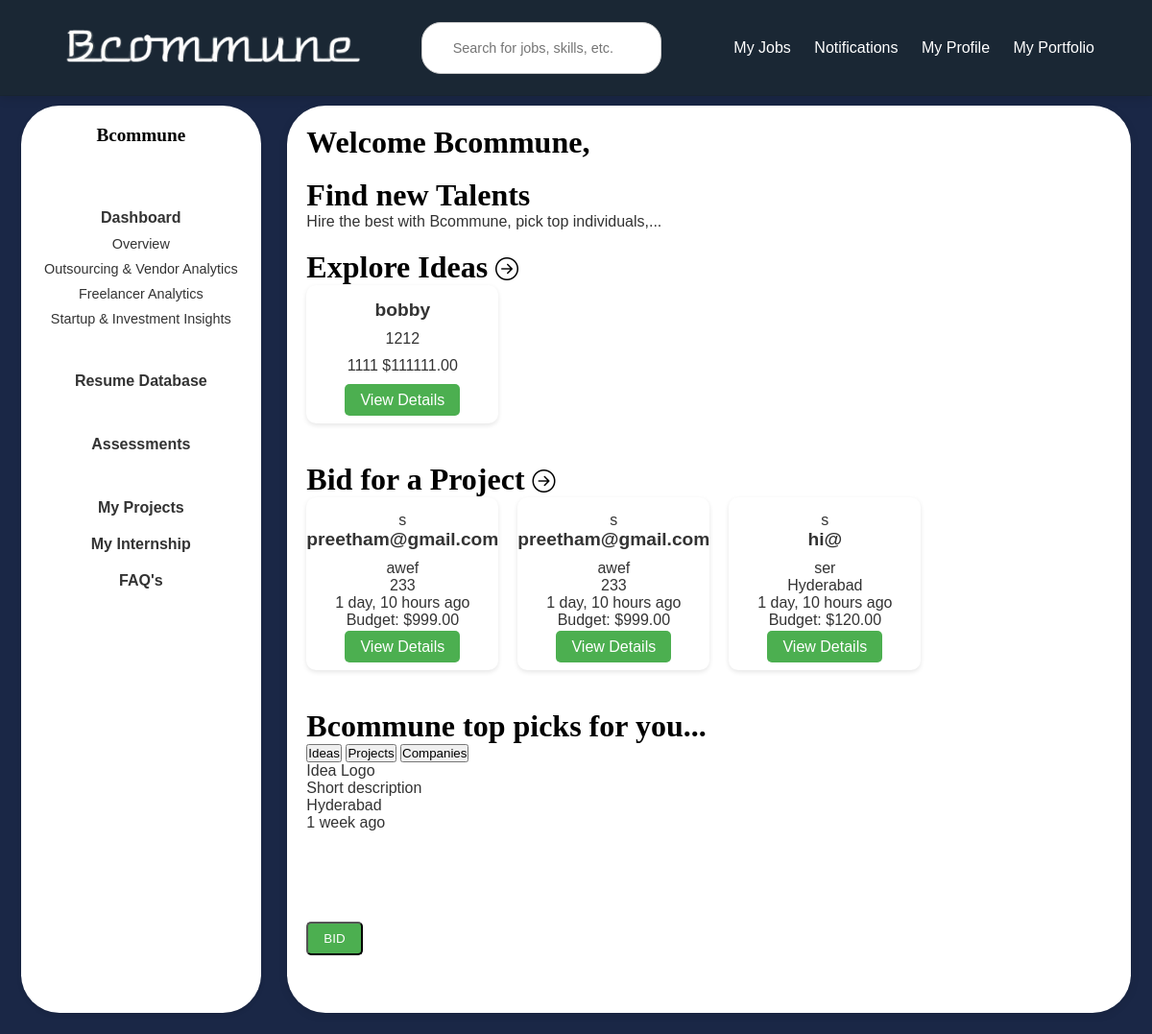
Page /company/dashboard/ (signed in) on the earlier database version.
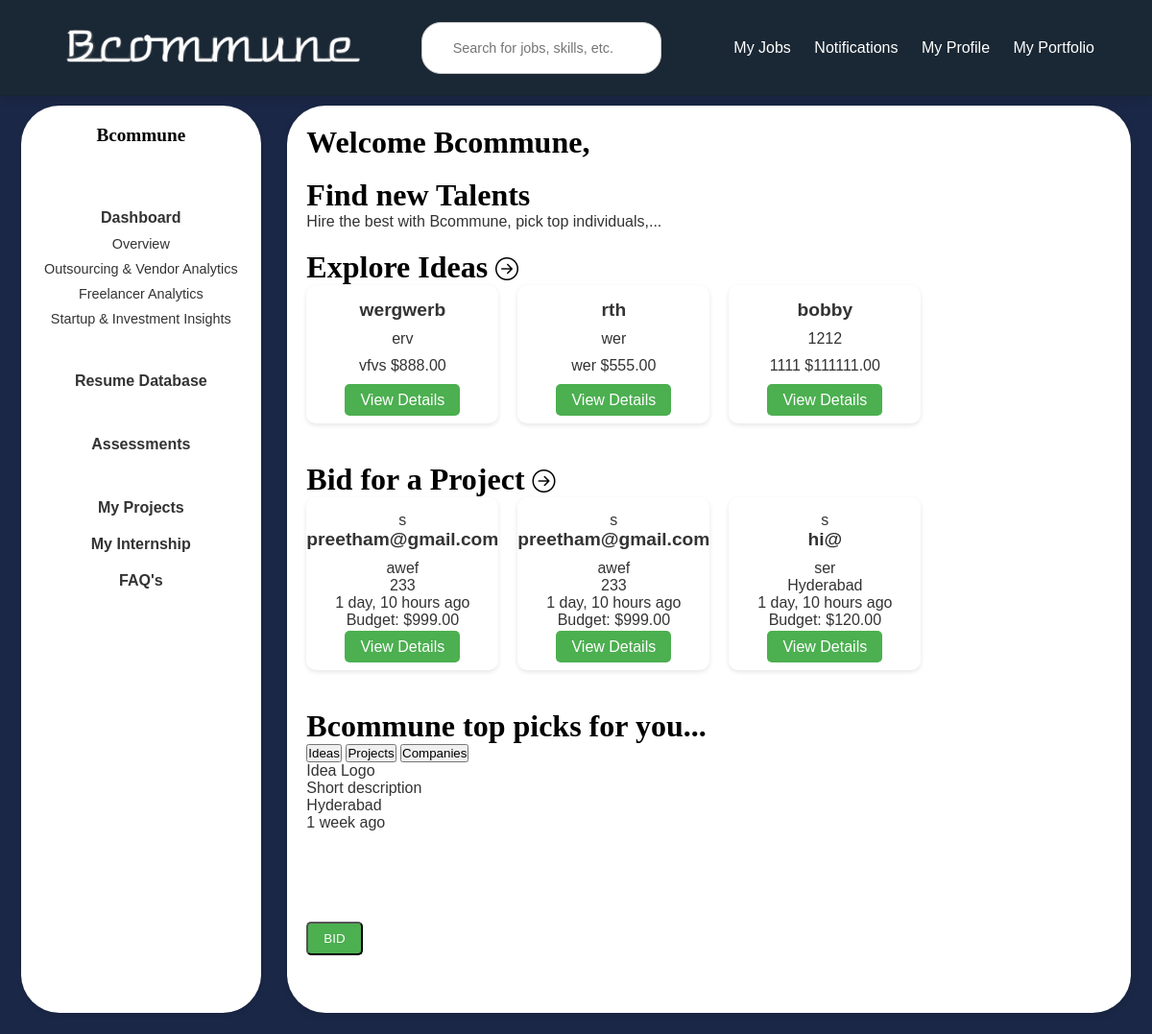
Same page on the later database version.
### users/models.py (models this page shows, shortened)
class Idea(models.Model):
    title = models.CharField(max_length=200)
    patent_number = models.CharField(max_length=100, blank=True, null=True)
    brief_description = models.TextField()
    application_number = models.CharField(max_length=100, blank=True, null=True)
    problem_statement = models.TextField()
    solution = models.TextField()
    visibility = models.CharField(max_length=10, choices=[('public', 'Public'), ('private', 'Private')])
    details = models.TextField(blank=True, null=True)
    fund = models.DecimalField(max_digits=10, decimal_places=2, blank=True, null=True)
    category = models.CharField(max_length=100)
    photo = models.ImageField(upload_to='idea_photos/', blank=True, null=True)
    video = models.FileField(upload_to='idea_videos/', blank=True, null=True)
    team_info = models.TextField(blank=True, null=True)
    created_at = models.DateTimeField(auto_now_add=True)

class Project(models.Model):
    company = models.ForeignKey(settings.AUTH_USER_MODEL, on_delete=models.CASCADE)
    title = models.CharField(max_length=200)
    description = models.TextField()
    project_type = models.CharField(max_length=100)
    industry = models.CharField(max_length=100)
    budget = models.DecimalField(max_digits=15, decimal_places=2)
    timeline = models.DateField()
    location = models.CharField(max_length=200, blank=True, null=True)
    expertise_required = models.TextField()
    payment_terms = models.TextField()
    nda_required = models.BooleanField(default=False)
    confidentiality_required = models.BooleanField(default=False)
    ip_rights_required = models.BooleanField(default=False)
    custom_field = models.CharField(max_length=200, blank=True, null=True)
    created_at = models.DateTimeField(auto_now_add=True)

class CustomUser(AbstractUser):
    USER_TYPE_CHOICES = (
        ('individual', 'Individual'),
        ('company', 'Company'),
    )
    user_type = models.CharField(max_length=10, choices=USER_TYPE_CHOICES, default='company')
    company_name = models.CharField(max_length=255, null=True, blank=True)
    company_website = models.URLField(max_length=200, null=True, blank=True)
    industry = models.CharField(max_length=100, null=True, blank=True)
    company_size = models.CharField(max_length=20, null=True, blank=True)
    company_type = models.CharField(max_length=255, null=True, blank=True)
    designation = models.CharField(max_length=255, null=True, blank=True)
    phone_number = models.CharField(max_length=15, null=True, blank=True)
    bcommune_profile = models.URLField(null=True, blank=True)
    profile_picture = models.ImageField(upload_to='profile_pics/', blank=True, null=True)
    about_company = models.TextField(null=True, blank=True)  # About the Company
    founding_year = models.PositiveIntegerField(null=True, blank=True)  # Establishment Year
    headquarters = models.CharField(max_length=255, null=True, blank=True)  # Headquarters Location
    branches = models.TextField(null=True, blank=True)
    business_registration_number = models.CharField(max_length=100, null=True, blank=True)
    legal_structure = models.CharField(
        max_length=50,
        choices=[
            ('LLP', 'LLP'),
            ('Pvt Ltd', 'Private Limited'),
            ('Partnership', 'Partnership'),
            ('Sole Proprietorship', 'Sole Proprietorship'),
            ('Others', 'Others'),
        ],
        null=True,
        blank=True
    )
    core_services = models.TextField(null=True, blank=True)
    social_media_links = models.JSONField(default=dict, blank=True)  # Example: {"facebook": "", "linkedin": "", "twitter": ""}
    portfolio = models.TextField(null=True, blank=True)

### users/views.py (the view)
# urls.py: path('company/dashboard/', views.company_dashboard, name='company_dashboard'),
@login_required
def company_dashboard(request):
    if request.user.user_type != 'company':
        return redirect('company_login')
    ideas = Idea.objects.all().order_by('-created_at')[:3]
    recent_projects = Project.objects.exclude(company=request.user).order_by('-created_at')[:3]
    my_projects = Project.objects.filter(company=request.user).order_by('-created_at')[:3]
    context = {
        'ideas': ideas,
        'recent_projects': recent_projects,
        'my_projects': my_projects,
        'company_name': request.user.company_name,
    }
    return render(request, 'company_dashboard.html', context)

### users/templates/company_dashboard.html (shortened to what this page needs)
{% load static %}
<!DOCTYPE html>
<html lang="en">
<head>
    <link rel="stylesheet" href="{% static 'css/common.css'%}">
    <link rel="stylesheet" href="{% static 'css/homec.css'%}">
    <link href="https://cdn.jsdelivr.net/npm/bootstrap-icons/font/bootstrap-icons.css" rel="stylesheet">
</head>
<body>
  {% include 'header2.html' %}
    <div class="main-container">
        {% include 'sidebarcompany.html' %}
        <div class="content">
            <h1>Welcome {{ user.company_name }},</h1>
            <br>
            <h2>Find new Talents</h2>
            <p style="margin-bottom: 20px;">Hire the best with Bcommune, pick top individuals,...</p>
            <section class="idea-explore">
              <h2>
                <a href="{% url 'explore_all_ideas' %}" class="section-heading">
                  Explore Ideas
                  <i class="bi bi-arrow-right-circle" style="font-size: 1.5rem;"></i>
                </a>
              </h2>
              <div class="idea-cards">
                  {% for idea in ideas %}
                      <div class="idea-card">
                          <div class="idea-content">
                              <h3>{{ idea.title }}</h3>
                              <p>{{ idea.brief_description|truncatechars:100 }}</p>
                              <div class="idea-meta">
                                  <span class="category">{{ idea.category }}</span>
                                  <span class="fund">${{ idea.fund }}</span>
                              </div>
                              <br>
                              <a href="{% url 'idea_detail' idea.id %}" class="view-details-btn">View Details</a>
                          </div>
                      </div>
                  {% empty %}
                      <p>No ideas available to display.</p>
                  {% endfor %}
              </div>
          </section>
          <section class="bid-project">
            <h2>
                <a href="{% url 'myprojects' %}" class="section-heading">
                  Bid for a Project
                  <i class="bi bi-arrow-right-circle" style="font-size: 1.5rem;"></i>
                </a>
            </h2>
            <div class="bid-cards">
                {% for project in recent_projects %}
                    <div class="bid-card">
                        <div class="bid-logo">
                            {% if project.company.logo %}
                                <img src="{{ project.company.logo.url }}" alt="Company Logo">
                            {% else %}
                                {{ project.company.company_name|make_list|first }}
                            {% endif %}
                        </div>
                        <h3>{{ project.title }}</h3>
                        <p>{{ project.description|truncatechars:50 }}<br>{{ project.location }}</p>
                        <p>{{ project.created_at|timesince }} ago</p>
                        <p>Budget: ${{ project.budget }}</p>
                        <div class="bid-buttons">
                            <a href="{% url 'explore_projects' %}?selected_project={{ project.id }}" class="bid-button">View Details</a>
                        </div>
                    </div>
                {% empty %}
                    <p>No projects available</p>
                {% endfor %}
            </div>
        </section>
            <section class="top-picks">
              <h2>Bcommune top picks for you...</h2>
                <div class="top-buttons">
                  <button class="top-button">Ideas</button>
                  <button class="top-button">Projects</button>
                  <button class="top-button">Companies</button>
                </div>
              <div class="top-cards">
                <div class="top-card">
                  <div class="top-logo">Idea Logo</div>
                  <p>Short description<br>Hyderabad</p>
                  <p>1 week ago</p>
                  <div class="bid-buttons">
                    <button class="bid-button"> BID </button>
                  </div>
                </div>
              </div>
            </section>
        </div>
</body>
</html>

Differences in the rows shown:
added Idea: title "wergwerb", brief_description "erv", category "vfvs", fund "888.00"
added Idea: title "rth", brief_description "wer", category "wer", fund "555.00"
